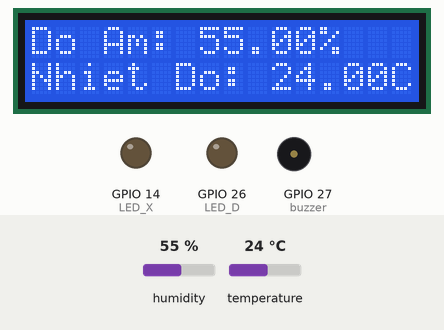
This sketch was run on a simulated ESP32. Parts: 16×2 character LCD, output pins drawn as LEDs (lit = HIGH), buzzer (waves = sounding, pin HIGH). The test bench sets the inputs (shaded band); at power-on: humidity 55 %, temperature 24 °C. WiFi joins after 1.5 s; servers stay silent unless stated.

Above: at 3.7 s.
3.8 s: humidity set to 88 %
At 9.7 s:
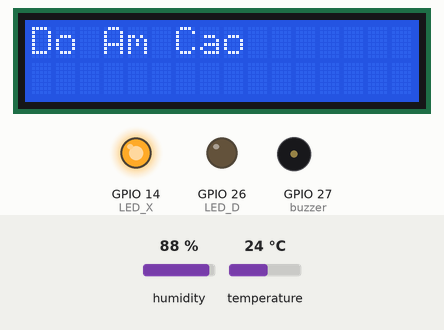
11.8 s: temperature set to 33 °C
At 13.21 s:
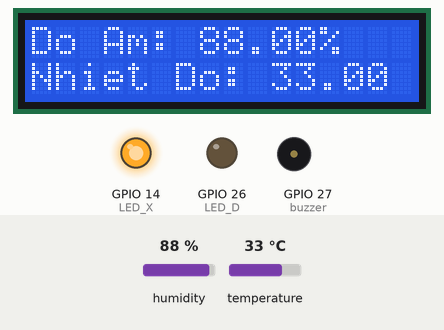
17.9 s: temperature set to 36 °C
At 24.6 s:
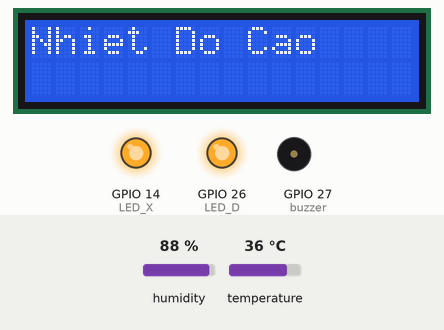
27.5 s: humidity set to 71 %
At 30.91 s:
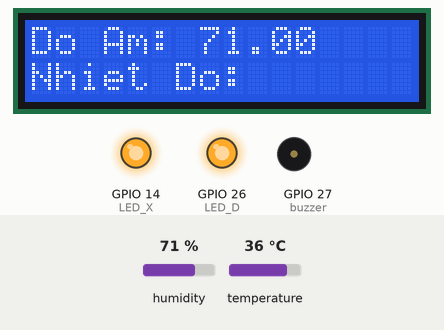
33.6 s: humidity set to 68 %
At 39.8 s:
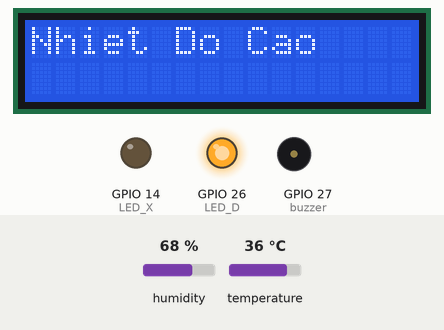
Timing chart, 0 to 40.7 s (numbered marks = the images above; inputs shaded):
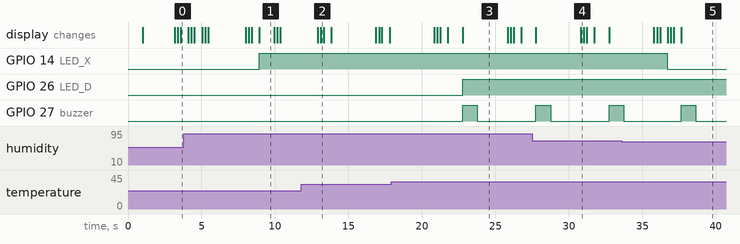

The sketch:

ESP_Firebase.ino.ino
```cpp
#include <FirebaseESP32.h>
#include <WiFi.h>
#include <DHT.h>
#include <DHT_U.h>
#include <Adafruit_Sensor.h>
#include <LiquidCrystal_I2C.h>
#include <Wire.h>

#define FIREBASE_HOST "https://dht11-eea80-default-rtdb.firebaseio.com"
#define FIREBASE_AUTH "ZYEvLOSJVgN43HDUyD7yUnQKn5H4Omi2HgIeKJ2s"
#define WIFI_SSID "RIO HOUSE Lau 1" // Thay đổi tên wifi của bạn
#define WIFI_PASSWORD "RioHouseLau1"

#define DHTPIN 32
byte LED_X = 14;
byte LED_D = 26;
int buzzer = 27;
#define DHTTYPE DHT11
DHT dht(DHTPIN,DHTTYPE);
FirebaseData fbdo;
LiquidCrystal_I2C lcd (0x27,16,2);

void setup() {
  pinMode(LED_X, OUTPUT);
  pinMode(LED_D, OUTPUT);
  pinMode(buzzer, OUTPUT);
  Serial.begin(9600);
   delay(1000);
  WiFi.begin (WIFI_SSID, WIFI_PASSWORD);
  dht.begin();
  lcd.begin(16, 2);
  lcd.init();
  lcd.backlight();
  Firebase.begin(FIREBASE_HOST, FIREBASE_AUTH);

}

void bandau(){
  lcd.clear();
  float h=dht.readHumidity();
  float t=dht.readTemperature();
  lcd.setCursor(0, 0);
  lcd.print(F("Do Am: "));
  lcd.setCursor(0, 1);
  lcd.print(F("Nhiet Do: "));
  lcd.setCursor(7, 0);
  lcd.print(h);
  delay(200);
  lcd.setCursor(12, 0);
  lcd.print("%");
  lcd.setCursor(10, 1);
  lcd.print(t);
  delay(200);
  lcd.setCursor(15, 1);
  lcd.print("C");
  Firebase.setFloat( fbdo,"Nhiet do", t);
  Firebase.setFloat ( fbdo,"Do am", h);

  delay(200);
}
void loop() {
  delay(2000);
  float h=dht.readHumidity();
  float t=dht.readTemperature();
  bandau();
  //Serial.print(F("C"));
 if(h>70){
   lcd.clear();
   lcd.setCursor(0, 0);
   lcd.print("Do Am Cao");
   digitalWrite(LED_X,HIGH);
   digitalWrite(buzzer,LOW);
   delay(1000);
   digitalWrite(buzzer,LOW);
 }else if(h<70){
   digitalWrite(LED_X,LOW);
   bandau();
    }
 if(t>34){
   lcd.clear();
   lcd.setCursor(0, 0);
   lcd.print("Nhiet Do Cao");
   digitalWrite(LED_D,HIGH);
   digitalWrite(buzzer,HIGH);
   delay(1000);
   digitalWrite(buzzer,LOW);
 }else if(t<33){
   digitalWrite(LED_D,LOW);
   bandau();
    }

}
```

Measured:
- the behaviour switches between 34 and 35 °C on temperature (found by bisection; images 2 and 3)
- the behaviour switches between 70 and 69 % on humidity (found by bisection; images 4 and 5)
- after the input at 3.8 s, GPIO 14 (LED_X): LOW → HIGH after 5.1 s
- after the input at 17.9 s, GPIO 26 (LED_D): LOW → HIGH after 4.9 s; GPIO 27 (buzzer): LOW → HIGH after 4.9 s, → LOW 1.0 s later
- after the input at 33.6 s, GPIO 14 (LED_X): HIGH → LOW after 3.1 s
- what the display in image 1 shows lasts 1.1 s, from 8.9 s to 10.0 s
- what the display in image 3 shows lasts 3.0 s, from 22.8 s to 25.8 s
